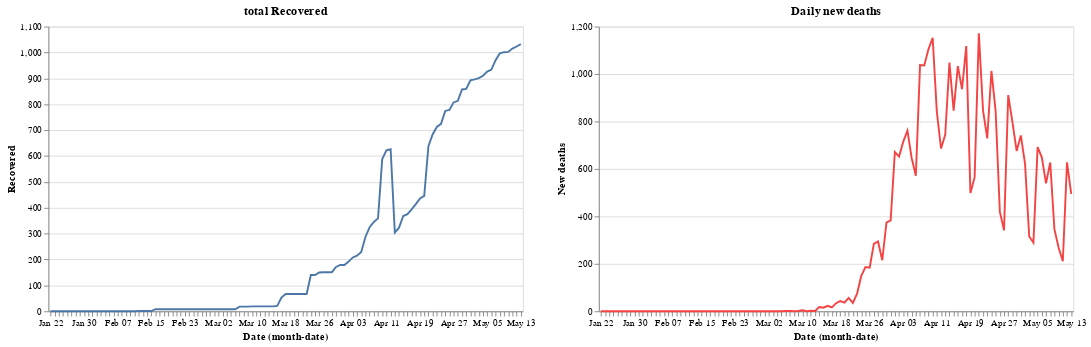

Notebook source saved alongside this figure:
### Code cell
red= alt.value("#f54242")
    
base.encode(y='Recovered').properties(title='total Recovered')|base.encode(y='New deaths',color=red).properties(title='Daily new deaths')

### Figure 1 — Vega-Lite specification as saved in the notebook (floating-point values rounded to 4 significant figures)
{"config": {"view": {"continuousWidth": 400, "continuousHeight": 300}}, "hconcat": [{"mark": "line", "encoding": {"x": {"type": "ordinal", "field": "Date", "timeUnit": "monthdate"}, "y": {"type": "quantitative", "field": "Recovered"}}, "title": "total Recovered", "width": 500}, {"mark": "line", "encoding": {"color": {"value": "#f54242"}, "x": {"type": "ordinal", "field": "Date", "timeUnit": "monthdate"}, "y": {"type": "quantitative", "field": "New deaths"}}, "title": "Daily new deaths", "width": 500}], "data": {"name": "data-bc0d1b6417b747579c6e8088a795fe9c"}, "$schema": "https://vega.github.io/schema/vega-lite/v4.8.1.json", "datasets": {"data-bc0d1b6417b747579c6e8088a795fe9c": [{"Unnamed: 0": 176, "Date": "2020-01-22T00:00:00", "Country/Region": "United Kingdom", "Confirmed": 0, "Deaths": 0, "Recovered": 0.0, "Active": 0.0, "New cases": 0, "New deaths": 0, "New recovered": 0}, {"Unnamed: 0": 362, "Date": "2020-01-23T00:00:00", "Country/Region": "United Kingdom", "Confirmed": 0, "Deaths": 0, "Recovered": 0.0, "Active": 0.0, "New cases": 0, "New deaths": 0, "New recovered": 0}, {"Unnamed: 0": 548, "Date": "2020-01-24T00:00:00", "Country/Region": "United Kingdom", "Confirmed": 0, "Deaths": 0, "Recovered": 0.0, "Active": 0.0, "New cases": 0, "New deaths": 0, "New recovered": 0}, {"Unnamed: 0": 734, "Date": "2020-01-25T00:00:00", "Country/Region": "United Kingdom", "Confirmed": 0, "Deaths": 0, "Recovered": 0.0, "Active": 0.0, "New cases": 0, "New deaths": 0, "New recovered": 0}, {"Unnamed: 0": 920, "Date": "2020-01-26T00:00:00", "Country/Region": "United Kingdom", "Confirmed": 0, "Deaths": 0, "Recovered": 0.0, "Active": 0.0, "New cases": 0, "New deaths": 0, "New recovered": 0}, {"Unnamed: 0": 1106, "Date": "2020-01-27T00:00:00", "Country/Region": "United Kingdom", "Confirmed": 0, "Deaths": 0, "Recovered": 0.0, "Active": 0.0, "New cases": 0, "New deaths": 0, "New recovered": 0}, {"Unnamed: 0": 1292, "Date": "2020-01-28T00:00:00", "Country/Region": "United Kingdom", "Confirmed": 0, "Deaths": 0, "Recovered": 0.0, "Active": 0.0, "New cases": 0, "New deaths": 0, "New recovered": 0}, {"Unnamed: 0": 1478, "Date": "2020-01-29T00:00:00", "Country/Region": "United Kingdom", "Confirmed": 0, "Deaths": 0, "Recovered": 0.0, "Active": 0.0, "New cases": 0, "New deaths": 0, "New recovered": 0}, {"Unnamed: 0": 1664, "Date": "2020-01-30T00:00:00", "Country/Region": "United Kingdom", "Confirmed": 0, "Deaths": 0, "Recovered": 0.0, "Active": 0.0, "New cases": 0, "New deaths": 0, "New recovered": 0}, {"Unnamed: 0": 1850, "Date": "2020-01-31T00:00:00", "Country/Region": "United Kingdom", "Confirmed": 2, "Deaths": 0, "Recovered": 0.0, "Active": 2.0, "New cases": 2, "New deaths": 0, "New recovered": 0}, {"Unnamed: 0": 2036, "Date": "2020-02-01T00:00:00", "Country/Region": "United Kingdom", "Confirmed": 2, "Deaths": 0, "Recovered": 0.0, "Active": 2.0, "New cases": 0, "New deaths": 0, "New recovered": 0}, {"Unnamed: 0": 2222, "Date": "2020-02-02T00:00:00", "Country/Region": "United Kingdom", "Confirmed": 2, "Deaths": 0, "Recovered": 0.0, "Active": 2.0, "New cases": 0, "New deaths": 0, "New recovered": 0}, {"Unnamed: 0": 2408, "Date": "2020-02-03T00:00:00", "Country/Region": "United Kingdom", "Confirmed": 2, "Deaths": 0, "Recovered": 0.0, "Active": 2.0, "New cases": 0, "New deaths": 0, "New recovered": 0}, {"Unnamed: 0": 2594, "Date": "2020-02-04T00:00:00", "Country/Region": "United Kingdom", "Confirmed": 2, "Deaths": 0, "Recovered": 0.0, "Active": 2.0, "New cases": 0, "New deaths": 0, "New recovered": 0}, {"Unnamed: 0": 2780, "Date": "2020-02-05T00:00:00", "Country/Region": "United Kingdom", "Confirmed": 2, "Deaths": 0, "Recovered": 0.0, "Active": 2.0, "New cases": 0, "New deaths": 0, "New recovered": 0}, {"Unnamed: 0": 2966, "Date": "2020-02-06T00:00:00", "Country/Region": "United Kingdom", "Confirmed": 2, "Deaths": 0, "Recovered": 0.0, "Active": 2.0, "New cases": 0, "New deaths": 0, "New recovered": 0}, {"Unnamed: 0": 3152, "Date": "2020-02-07T00:00:00", "Country/Region": "United Kingdom", "Confirmed": 3, "Deaths": 0, "Recovered": 0.0, "Active": 3.0, "New cases": 1, "New deaths": 0, "New recovered": 0}, {"Unnamed: 0": 3338, "Date": "2020-02-08T00:00:00", "Country/Region": "United Kingdom", "Confirmed": 3, "Deaths": 0, "Recovered": 0.0, "Active": 3.0, "New cases": 0, "New deaths": 0, "New recovered": 0}, {"Unnamed: 0": 3524, "Date": "2020-02-09T00:00:00", "Country/Region": "United Kingdom", "Confirmed": 3, "Deaths": 0, "Recovered": 0.0, "Active": 3.0, "New cases": 0, "New deaths": 0, "New recovered": 0}, {"Unnamed: 0": 3710, "Date": "2020-02-10T00:00:00", "Country/Region": "United Kingdom", "Confirmed": 8, "Deaths": 0, "Recovered": 0.0, "Active": 8.0, "New cases": 5, "New deaths": 0, "New recovered": 0}, {"Unnamed: 0": 3896, "Date": "2020-02-11T00:00:00", "Country/Region": "United Kingdom", "Confirmed": 8, "Deaths": 0, "Recovered": 0.0, "Active": 8.0, "New cases": 0, "New deaths": 0, "New recovered": 0}, {"Unnamed: 0": 4082, "Date": "2020-02-12T00:00:00", "Country/Region": "United Kingdom", "Confirmed": 9, "Deaths": 0, "Recovered": 1.0, "Active": 8.0, "New cases": 1, "New deaths": 0, "New recovered": 1}, {"Unnamed: 0": 4268, "Date": "2020-02-13T00:00:00", "Country/Region": "United Kingdom", "Confirmed": 9, "Deaths": 0, "Recovered": 1.0, "Active": 8.0, "New cases": 0, "New deaths": 0, "New recovered": 0}, {"Unnamed: 0": 4454, "Date": "2020-02-14T00:00:00", "Country/Region": "United Kingdom", "Confirmed": 9, "Deaths": 0, "Recovered": 1.0, "Active": 8.0, "New cases": 0, "New deaths": 0, "New recovered": 0}, {"Unnamed: 0": 4640, "Date": "2020-02-15T00:00:00", "Country/Region": "United Kingdom", "Confirmed": 9, "Deaths": 0, "Recovered": 1.0, "Active": 8.0, "New cases": 0, "New deaths": 0, "New recovered": 0}, {"Unnamed: 0": 4826, "Date": "2020-02-16T00:00:00", "Country/Region": "United Kingdom", "Confirmed": 9, "Deaths": 0, "Recovered": 8.0, "Active": 1.0, "New cases": 0, "New deaths": 0, "New recovered": 7}, {"Unnamed: 0": 5012, "Date": "2020-02-17T00:00:00", "Country/Region": "United Kingdom", "Confirmed": 9, "Deaths": 0, "Recovered": 8.0, "Active": 1.0, "New cases": 0, "New deaths": 0, "New recovered": 0}, {"Unnamed: 0": 5198, "Date": "2020-02-18T00:00:00", "Country/Region": "United Kingdom", "Confirmed": 9, "Deaths": 0, "Recovered": 8.0, "Active": 1.0, "New cases": 0, "New deaths": 0, "New recovered": 0}, {"Unnamed: 0": 5384, "Date": "2020-02-19T00:00:00", "Country/Region": "United Kingdom", "Confirmed": 9, "Deaths": 0, "Recovered": 8.0, "Active": 1.0, "New cases": 0, "New deaths": 0, "New recovered": 0}, {"Unnamed: 0": 5570, "Date": "2020-02-20T00:00:00", "Country/Region": "United Kingdom", "Confirmed": 9, "Deaths": 0, "Recovered": 8.0, "Active": 1.0, "New cases": 0, "New deaths": 0, "New recovered": 0}, {"Unnamed: 0": 5756, "Date": "2020-02-21T00:00:00", "Country/Region": "United Kingdom", "Confirmed": 9, "Deaths": 0, "Recovered": 8.0, "Active": 1.0, "New cases": 0, "New deaths": 0, "New recovered": 0}, {"Unnamed: 0": 5942, "Date": "2020-02-22T00:00:00", "Country/Region": "United Kingdom", "Confirmed": 9, "Deaths": 0, "Recovered": 8.0, "Active": 1.0, "New cases": 0, "New deaths": 0, "New recovered": 0}, {"Unnamed: 0": 6128, "Date": "2020-02-23T00:00:00", "Country/Region": "United Kingdom", "Confirmed": 9, "Deaths": 0, "Recovered": 8.0, "Active": 1.0, "New cases": 0, "New deaths": 0, "New recovered": 0}, {"Unnamed: 0": 6314, "Date": "2020-02-24T00:00:00", "Country/Region": "United Kingdom", "Confirmed": 13, "Deaths": 0, "Recovered": 8.0, "Active": 5.0, "New cases": 4, "New deaths": 0, "New recovered": 0}, {"Unnamed: 0": 6500, "Date": "2020-02-25T00:00:00", "Country/Region": "United Kingdom", "Confirmed": 13, "Deaths": 0, "Recovered": 8.0, "Active": 5.0, "New cases": 0, "New deaths": 0, "New recovered": 0}, {"Unnamed: 0": 6686, "Date": "2020-02-26T00:00:00", "Country/Region": "United Kingdom", "Confirmed": 13, "Deaths": 0, "Recovered": 8.0, "Active": 5.0, "New cases": 0, "New deaths": 0, "New recovered": 0}, {"Unnamed: 0": 6872, "Date": "2020-02-27T00:00:00", "Country/Region": "United Kingdom", "Confirmed": 15, "Deaths": 0, "Recovered": 8.0, "Active": 7.0, "New cases": 2, "New deaths": 0, "New recovered": 0}, {"Unnamed: 0": 7058, "Date": "2020-02-28T00:00:00", "Country/Region": "United Kingdom", "Confirmed": 20, "Deaths": 0, "Recovered": 8.0, "Active": 12.0, "New cases": 5, "New deaths": 0, "New recovered": 0}, {"Unnamed: 0": 7244, "Date": "2020-02-29T00:00:00", "Country/Region": "United Kingdom", "Confirmed": 23, "Deaths": 0, "Recovered": 8.0, "Active": 15.0, "New cases": 3, "New deaths": 0, "New recovered": 0}, {"Unnamed: 0": 7430, "Date": "2020-03-01T00:00:00", "Country/Region": "United Kingdom", "Confirmed": 36, "Deaths": 0, "Recovered": 8.0, "Active": 28.0, "New cases": 13, "New deaths": 0, "New recovered": 0}, {"Unnamed: 0": 7616, "Date": "2020-03-02T00:00:00", "Country/Region": "United Kingdom", "Confirmed": 40, "Deaths": 0, "Recovered": 8.0, "Active": 32.0, "New cases": 4, "New deaths": 0, "New recovered": 0}, {"Unnamed: 0": 7802, "Date": "2020-03-03T00:00:00", "Country/Region": "United Kingdom", "Confirmed": 51, "Deaths": 0, "Recovered": 8.0, "Active": 43.0, "New cases": 11, "New deaths": 0, "New recovered": 0}, {"Unnamed: 0": 7988, "Date": "2020-03-04T00:00:00", "Country/Region": "United Kingdom", "Confirmed": 86, "Deaths": 0, "Recovered": 8.0, "Active": 78.0, "New cases": 35, "New deaths": 0, "New recovered": 0}, {"Unnamed: 0": 8174, "Date": "2020-03-05T00:00:00", "Country/Region": "United Kingdom", "Confirmed": 116, "Deaths": 0, "Recovered": 8.0, "Active": 108.0, "New cases": 30, "New deaths": 0, "New recovered": 0}, {"Unnamed: 0": 8360, "Date": "2020-03-06T00:00:00", "Country/Region": "United Kingdom", "Confirmed": 164, "Deaths": 1, "Recovered": 8.0, "Active": 155.0, "New cases": 48, "New deaths": 1, "New recovered": 0}, {"Unnamed: 0": 8546, "Date": "2020-03-07T00:00:00", "Country/Region": "United Kingdom", "Confirmed": 207, "Deaths": 2, "Recovered": 18.0, "Active": 187.0, "New cases": 43, "New deaths": 1, "New recovered": 10}, {"Unnamed: 0": 8732, "Date": "2020-03-08T00:00:00", "Country/Region": "United Kingdom", "Confirmed": 274, "Deaths": 2, "Recovered": 18.0, "Active": 254.0, "New cases": 67, "New deaths": 0, "New recovered": 0}, {"Unnamed: 0": 8918, "Date": "2020-03-09T00:00:00", "Country/Region": "United Kingdom", "Confirmed": 322, "Deaths": 3, "Recovered": 18.0, "Active": 301.0, "New cases": 48, "New deaths": 1, "New recovered": 0}, {"Unnamed: 0": 9104, "Date": "2020-03-10T00:00:00", "Country/Region": "United Kingdom", "Confirmed": 384, "Deaths": 7, "Recovered": 19.0, "Active": 358.0, "New cases": 62, "New deaths": 4, "New recovered": 1}, {"Unnamed: 0": 9290, "Date": "2020-03-11T00:00:00", "Country/Region": "United Kingdom", "Confirmed": 459, "Deaths": 7, "Recovered": 19.0, "Active": 433.0, "New cases": 75, "New deaths": 0, "New recovered": 0}, {"Unnamed: 0": 9476, "Date": "2020-03-12T00:00:00", "Country/Region": "United Kingdom", "Confirmed": 459, "Deaths": 9, "Recovered": 19.0, "Active": 431.0, "New cases": 0, "New deaths": 2, "New recovered": 0}, {"Unnamed: 0": 9662, "Date": "2020-03-13T00:00:00", "Country/Region": "United Kingdom", "Confirmed": 802, "Deaths": 10, "Recovered": 19.0, "Active": 773.0, "New cases": 343, "New deaths": 1, "New recovered": 0}, {"Unnamed: 0": 9848, "Date": "2020-03-14T00:00:00", "Country/Region": "United Kingdom", "Confirmed": 1144, "Deaths": 28, "Recovered": 19.0, "Active": 1097.0, "New cases": 342, "New deaths": 18, "New recovered": 0}, {"Unnamed: 0": 10034, "Date": "2020-03-15T00:00:00", "Country/Region": "United Kingdom", "Confirmed": 1145, "Deaths": 43, "Recovered": 19.0, "Active": 1083.0, "New cases": 1, "New deaths": 15, "New recovered": 0}, {"Unnamed: 0": 10220, "Date": "2020-03-16T00:00:00", "Country/Region": "United Kingdom", "Confirmed": 1551, "Deaths": 66, "Recovered": 21.0, "Active": 1464.0, "New cases": 406, "New deaths": 23, "New recovered": 2}, {"Unnamed: 0": 10406, "Date": "2020-03-17T00:00:00", "Country/Region": "United Kingdom", "Confirmed": 1960, "Deaths": 82, "Recovered": 53.0, "Active": 1825.0, "New cases": 409, "New deaths": 16, "New recovered": 32}, {"Unnamed: 0": 10592, "Date": "2020-03-18T00:00:00", "Country/Region": "United Kingdom", "Confirmed": 2642, "Deaths": 116, "Recovered": 67.0, "Active": 2459.0, "New cases": 682, "New deaths": 34, "New recovered": 14}, {"Unnamed: 0": 10778, "Date": "2020-03-19T00:00:00", "Country/Region": "United Kingdom", "Confirmed": 2716, "Deaths": 159, "Recovered": 67.0, "Active": 2490.0, "New cases": 74, "New deaths": 43, "New recovered": 0}, {"Unnamed: 0": 10964, "Date": "2020-03-20T00:00:00", "Country/Region": "United Kingdom", "Confirmed": 4014, "Deaths": 195, "Recovered": 67.0, "Active": 3752.0, "New cases": 1298, "New deaths": 36, "New recovered": 0}, {"Unnamed: 0": 11150, "Date": "2020-03-21T00:00:00", "Country/Region": "United Kingdom", "Confirmed": 5067, "Deaths": 251, "Recovered": 67.0, "Active": 4749.0, "New cases": 1053, "New deaths": 56, "New recovered": 0}, {"Unnamed: 0": 11336, "Date": "2020-03-22T00:00:00", "Country/Region": "United Kingdom", "Confirmed": 5745, "Deaths": 286, "Recovered": 67.0, "Active": 5392.0, "New cases": 678, "New deaths": 35, "New recovered": 0}, {"Unnamed: 0": 11522, "Date": "2020-03-23T00:00:00", "Country/Region": "United Kingdom", "Confirmed": 6726, "Deaths": 360, "Recovered": 67.0, "Active": 6299.0, "New cases": 981, "New deaths": 74, "New recovered": 0}, {"Unnamed: 0": 11708, "Date": "2020-03-24T00:00:00", "Country/Region": "United Kingdom", "Confirmed": 8164, "Deaths": 509, "Recovered": 140.0, "Active": 7515.0, "New cases": 1438, "New deaths": 149, "New recovered": 73}, {"Unnamed: 0": 11894, "Date": "2020-03-25T00:00:00", "Country/Region": "United Kingdom", "Confirmed": 9640, "Deaths": 695, "Recovered": 140.0, "Active": 8805.0, "New cases": 1476, "New deaths": 186, "New recovered": 0}, {"Unnamed: 0": 12080, "Date": "2020-03-26T00:00:00", "Country/Region": "United Kingdom", "Confirmed": 11812, "Deaths": 879, "Recovered": 150.0, "Active": 10780.0, "New cases": 2172, "New deaths": 184, "New recovered": 10}, {"Unnamed: 0": 12266, "Date": "2020-03-27T00:00:00", "Country/Region": "United Kingdom", "Confirmed": 14745, "Deaths": 1163, "Recovered": 151.0, "Active": 13430.0, "New cases": 2933, "New deaths": 284, "New recovered": 1}, {"Unnamed: 0": 12452, "Date": "2020-03-28T00:00:00", "Country/Region": "United Kingdom", "Confirmed": 17312, "Deaths": 1457, "Recovered": 151.0, "Active": 15700.0, "New cases": 2567, "New deaths": 294, "New recovered": 0}, {"Unnamed: 0": 12638, "Date": "2020-03-29T00:00:00", "Country/Region": "United Kingdom", "Confirmed": 19780, "Deaths": 1672, "Recovered": 151.0, "Active": 17960.0, "New cases": 2468, "New deaths": 215, "New recovered": 0}, {"Unnamed: 0": 12824, "Date": "2020-03-30T00:00:00", "Country/Region": "United Kingdom", "Confirmed": 22453, "Deaths": 2046, "Recovered": 171.0, "Active": 20240.0, "New cases": 2673, "New deaths": 374, "New recovered": 20}, {"Unnamed: 0": 13010, "Date": "2020-03-31T00:00:00", "Country/Region": "United Kingdom", "Confirmed": 25481, "Deaths": 2429, "Recovered": 179.0, "Active": 22870.0, "New cases": 3028, "New deaths": 383, "New recovered": 8}, {"Unnamed: 0": 13196, "Date": "2020-04-01T00:00:00", "Country/Region": "United Kingdom", "Confirmed": 29865, "Deaths": 3100, "Recovered": 179.0, "Active": 26590.0, "New cases": 4384, "New deaths": 671, "New recovered": 0}, {"Unnamed: 0": 13382, "Date": "2020-04-02T00:00:00", "Country/Region": "United Kingdom", "Confirmed": 34173, "Deaths": 3752, "Recovered": 192.0, "Active": 30230.0, "New cases": 4308, "New deaths": 652, "New recovered": 13}, {"Unnamed: 0": 13568, "Date": "2020-04-03T00:00:00", "Country/Region": "United Kingdom", "Confirmed": 38689, "Deaths": 4467, "Recovered": 208.0, "Active": 34010.0, "New cases": 4516, "New deaths": 715, "New recovered": 16}, {"Unnamed: 0": 13754, "Date": "2020-04-04T00:00:00", "Country/Region": "United Kingdom", "Confirmed": 42477, "Deaths": 5228, "Recovered": 215.0, "Active": 37030.0, "New cases": 3788, "New deaths": 761, "New recovered": 7}, {"Unnamed: 0": 13940, "Date": "2020-04-05T00:00:00", "Country/Region": "United Kingdom", "Confirmed": 48436, "Deaths": 5874, "Recovered": 229.0, "Active": 42330.0, "New cases": 5959, "New deaths": 646, "New recovered": 14}, {"Unnamed: 0": 14126, "Date": "2020-04-06T00:00:00", "Country/Region": "United Kingdom", "Confirmed": 52279, "Deaths": 6445, "Recovered": 287.0, "Active": 45550.0, "New cases": 3843, "New deaths": 571, "New recovered": 58}, {"Unnamed: 0": 14312, "Date": "2020-04-07T00:00:00", "Country/Region": "United Kingdom", "Confirmed": 55949, "Deaths": 7483, "Recovered": 325.0, "Active": 48140.0, "New cases": 3670, "New deaths": 1038, "New recovered": 38}, {"Unnamed: 0": 14498, "Date": "2020-04-08T00:00:00", "Country/Region": "United Kingdom", "Confirmed": 61474, "Deaths": 8519, "Recovered": 345.0, "Active": 52610.0, "New cases": 5525, "New deaths": 1036, "New recovered": 20}, {"Unnamed: 0": 14684, "Date": "2020-04-09T00:00:00", "Country/Region": "United Kingdom", "Confirmed": 65872, "Deaths": 9623, "Recovered": 359.0, "Active": 55890.0, "New cases": 4398, "New deaths": 1104, "New recovered": 14}, {"Unnamed: 0": 14870, "Date": "2020-04-10T00:00:00", "Country/Region": "United Kingdom", "Confirmed": 74605, "Deaths": 10776, "Recovered": 588.0, "Active": 63240.0, "New cases": 8733, "New deaths": 1153, "New recovered": 229}, {"Unnamed: 0": 15056, "Date": "2020-04-11T00:00:00", "Country/Region": "United Kingdom", "Confirmed": 79874, "Deaths": 11616, "Recovered": 622.0, "Active": 67640.0, "New cases": 5269, "New deaths": 840, "New recovered": 34}, {"Unnamed: 0": 15242, "Date": "2020-04-12T00:00:00", "Country/Region": "United Kingdom", "Confirmed": 85206, "Deaths": 12302, "Recovered": 626.0, "Active": 72280.0, "New cases": 5332, "New deaths": 686, "New recovered": 4}, {"Unnamed: 0": 15428, "Date": "2020-04-13T00:00:00", "Country/Region": "United Kingdom", "Confirmed": 89570, "Deaths": 13047, "Recovered": 304.0, "Active": 76220.0, "New cases": 4364, "New deaths": 745, "New recovered": -322}, {"Unnamed: 0": 15614, "Date": "2020-04-14T00:00:00", "Country/Region": "United Kingdom", "Confirmed": 94845, "Deaths": 14095, "Recovered": 323.0, "Active": 80430.0, "New cases": 5275, "New deaths": 1048, "New recovered": 19}, {"Unnamed: 0": 15800, "Date": "2020-04-15T00:00:00", "Country/Region": "United Kingdom", "Confirmed": 99483, "Deaths": 14941, "Recovered": 368.0, "Active": 84170.0, "New cases": 4638, "New deaths": 846, "New recovered": 45}, {"Unnamed: 0": 15986, "Date": "2020-04-16T00:00:00", "Country/Region": "United Kingdom", "Confirmed": 104145, "Deaths": 15974, "Recovered": 375.0, "Active": 87800.0, "New cases": 4662, "New deaths": 1033, "New recovered": 7}, {"Unnamed: 0": 16172, "Date": "2020-04-17T00:00:00", "Country/Region": "United Kingdom", "Confirmed": 109769, "Deaths": 16910, "Recovered": 394.0, "Active": 92460.0, "New cases": 5624, "New deaths": 936, "New recovered": 19}, {"Unnamed: 0": 16358, "Date": "2020-04-18T00:00:00", "Country/Region": "United Kingdom", "Confirmed": 115314, "Deaths": 18028, "Recovered": 414.0, "Active": 96870.0, "New cases": 5545, "New deaths": 1118, "New recovered": 20}, {"Unnamed: 0": 16544, "Date": "2020-04-19T00:00:00", "Country/Region": "United Kingdom", "Confirmed": 121172, "Deaths": 18527, "Recovered": 436.0, "Active": 102200.0, "New cases": 5858, "New deaths": 499, "New recovered": 22}, {"Unnamed: 0": 16730, "Date": "2020-04-20T00:00:00", "Country/Region": "United Kingdom", "Confirmed": 125856, "Deaths": 19092, "Recovered": 446.0, "Active": 106300.0, "New cases": 4684, "New deaths": 565, "New recovered": 10}, {"Unnamed: 0": 16916, "Date": "2020-04-21T00:00:00", "Country/Region": "United Kingdom", "Confirmed": 130172, "Deaths": 20264, "Recovered": 638.0, "Active": 109300.0, "New cases": 4316, "New deaths": 1172, "New recovered": 192}, {"Unnamed: 0": 17102, "Date": "2020-04-22T00:00:00", "Country/Region": "United Kingdom", "Confirmed": 134638, "Deaths": 21111, "Recovered": 683.0, "Active": 112800.0, "New cases": 4466, "New deaths": 847, "New recovered": 45}, {"Unnamed: 0": 17288, "Date": "2020-04-23T00:00:00", "Country/Region": "United Kingdom", "Confirmed": 139246, "Deaths": 21840, "Recovered": 712.0, "Active": 116700.0, "New cases": 4608, "New deaths": 729, "New recovered": 29}, {"Unnamed: 0": 17474, "Date": "2020-04-24T00:00:00", "Country/Region": "United Kingdom", "Confirmed": 144640, "Deaths": 22853, "Recovered": 724.0, "Active": 121100.0, "New cases": 5394, "New deaths": 1013, "New recovered": 12}, {"Unnamed: 0": 17660, "Date": "2020-04-25T00:00:00", "Country/Region": "United Kingdom", "Confirmed": 149569, "Deaths": 23697, "Recovered": 774.0, "Active": 125100.0, "New cases": 4929, "New deaths": 844, "New recovered": 50}, {"Unnamed: 0": 17846, "Date": "2020-04-26T00:00:00", "Country/Region": "United Kingdom", "Confirmed": 154037, "Deaths": 24117, "Recovered": 778.0, "Active": 129100.0, "New cases": 4468, "New deaths": 420, "New recovered": 4}, {"Unnamed: 0": 18032, "Date": "2020-04-27T00:00:00", "Country/Region": "United Kingdom", "Confirmed": 158348, "Deaths": 24458, "Recovered": 807.0, "Active": 133100.0, "New cases": 4311, "New deaths": 341, "New recovered": 29}, {"Unnamed: 0": 18218, "Date": "2020-04-28T00:00:00", "Country/Region": "United Kingdom", "Confirmed": 162350, "Deaths": 25369, "Recovered": 813.0, "Active": 136200.0, "New cases": 4002, "New deaths": 911, "New recovered": 6}, {"Unnamed: 0": 18404, "Date": "2020-04-29T00:00:00", "Country/Region": "United Kingdom", "Confirmed": 166441, "Deaths": 26166, "Recovered": 857.0, "Active": 139400.0, "New cases": 4091, "New deaths": 797, "New recovered": 44}, {"Unnamed: 0": 18590, "Date": "2020-04-30T00:00:00", "Country/Region": "United Kingdom", "Confirmed": 172481, "Deaths": 26842, "Recovered": 859.0, "Active": 144800.0, "New cases": 6040, "New deaths": 676, "New recovered": 2}, {"Unnamed: 0": 18776, "Date": "2020-05-01T00:00:00", "Country/Region": "United Kingdom", "Confirmed": 178685, "Deaths": 27583, "Recovered": 892.0, "Active": 150200.0, "New cases": 6204, "New deaths": 741, "New recovered": 33}, {"Unnamed: 0": 18962, "Date": "2020-05-02T00:00:00", "Country/Region": "United Kingdom", "Confirmed": 183500, "Deaths": 28205, "Recovered": 896.0, "Active": 154400.0, "New cases": 4815, "New deaths": 622, "New recovered": 4}, {"Unnamed: 0": 19148, "Date": "2020-05-03T00:00:00", "Country/Region": "United Kingdom", "Confirmed": 187842, "Deaths": 28520, "Recovered": 901.0, "Active": 158400.0, "New cases": 4342, "New deaths": 315, "New recovered": 5}, {"Unnamed: 0": 19334, "Date": "2020-05-04T00:00:00", "Country/Region": "United Kingdom", "Confirmed": 191832, "Deaths": 28809, "Recovered": 910.0, "Active": 162100.0, "New cases": 3990, "New deaths": 289, "New recovered": 9}, {"Unnamed: 0": 19520, "Date": "2020-05-05T00:00:00", "Country/Region": "United Kingdom", "Confirmed": 196243, "Deaths": 29501, "Recovered": 926.0, "Active": 165800.0, "New cases": 4411, "New deaths": 692, "New recovered": 16}, {"Unnamed: 0": 19706, "Date": "2020-05-06T00:00:00", "Country/Region": "United Kingdom", "Confirmed": 202359, "Deaths": 30150, "Recovered": 934.0, "Active": 171300.0, "New cases": 6116, "New deaths": 649, "New recovered": 8}, {"Unnamed: 0": 19892, "Date": "2020-05-07T00:00:00", "Country/Region": "United Kingdom", "Confirmed": 207977, "Deaths": 30689, "Recovered": 970.0, "Active": 176300.0, "New cases": 5618, "New deaths": 539, "New recovered": 36}, {"Unnamed: 0": 20078, "Date": "2020-05-08T00:00:00", "Country/Region": "United Kingdom", "Confirmed": 212629, "Deaths": 31316, "Recovered": 997.0, "Active": 180300.0, "New cases": 4652, "New deaths": 627, "New recovered": 27}, {"Unnamed: 0": 20264, "Date": "2020-05-09T00:00:00", "Country/Region": "United Kingdom", "Confirmed": 216525, "Deaths": 31662, "Recovered": 1001.0, "Active": 183900.0, "New cases": 3896, "New deaths": 346, "New recovered": 4}, {"Unnamed: 0": 20450, "Date": "2020-05-10T00:00:00", "Country/Region": "United Kingdom", "Confirmed": 220449, "Deaths": 31930, "Recovered": 1002.0, "Active": 187500.0, "New cases": 3924, "New deaths": 268, "New recovered": 1}, {"Unnamed: 0": 20636, "Date": "2020-05-11T00:00:00", "Country/Region": "United Kingdom", "Confirmed": 224332, "Deaths": 32141, "Recovered": 1015.0, "Active": 191200.0, "New cases": 3883, "New deaths": 211, "New recovered": 13}, {"Unnamed: 0": 20822, "Date": "2020-05-12T00:00:00", "Country/Region": "United Kingdom", "Confirmed": 227741, "Deaths": 32769, "Recovered": 1023.0, "Active": 193900.0, "New cases": 3409, "New deaths": 628, "New recovered": 8}, {"Unnamed: 0": 21008, "Date": "2020-05-13T00:00:00", "Country/Region": "United Kingdom", "Confirmed": 230985, "Deaths": 33264, "Recovered": 1032.0, "Active": 196700.0, "New cases": 3244, "New deaths": 495, "New recovered": 9}]}}
